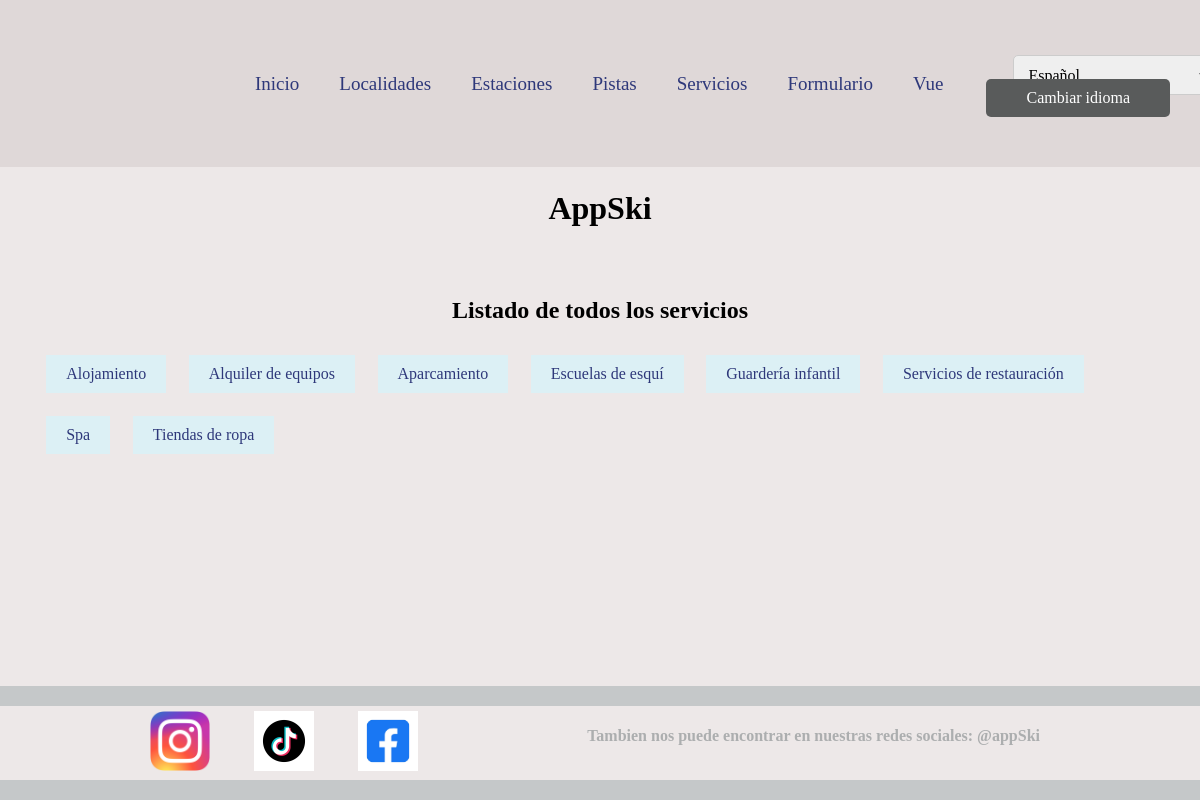
The page /todos_servicios/ on the database its author committed.
### appSki/models.py (models this page shows, shortened)
class Servicio(models.Model):
    nombre = models.CharField(_('Nombre'), max_length=50)

### appSki/views.py (the view)
# urls.py: path('todos_servicios/', views.ServiciosListView.as_view(), name='servicios_todos'),
class ServiciosListView(ListView):
    model = Servicio
    template_name = 'servicios_todos.html'
    queryset = Servicio.objects.order_by('nombre')
    context_object_name = 'servicios_unicos'
    def get_context_data(self, **kwargs):
        context = super().get_context_data(**kwargs)
        context['LANGUAGES'] = [
            ('es', _('Spanish')),
            ('en', _('English')),
        ]
        return context

### appSki/Templates/servicios_todos.html (shortened to what this page needs)
{% extends "base.html" %}
{% load static %}
{% load i18n %}
{% block contenido %}
    <h2>{% trans 'Listado de todos los servicios' %}</h2>
    {% if servicios_unicos %}
        {% for s in servicios_unicos %}
        <div class="pistas">
            <div class="textopistas">
                <a href="{% url 'servicio' pk=s.id%}">{{s.nombre}}</a>
            </div>
        </div>
        {% endfor %}
    {% else %}
        <p>{% trans 'No hay servicios creados.' %}</p>
    {% endif %}
{% endblock %}

### appSki/static/css/estilos.css (style rules this page uses)
body { font-family: Cambria, Cochin, Georgia, Times, 'Times New Roman', serif; background-color: rgb(237, 232, 232); margin: 0 auto; padding: 10px; max-width: 100%; min-height: 65vh; display: flex; justify-content: center; align-items: center; margin-top: 30px; }
h2 { font-size: 24px; text-align: center; margin-top: 20px; }
a:link, a:visited { color: rgb(46, 56, 122); }
.pistas { display: flex; flex-direction: column; float: left; align-items: center; justify-content: center; margin-left: 10px; margin-right: 10px; padding:1%; }
.textopistas { padding: 10px; background-color: rgb(220, 240, 245); text-align: center; width: 100%; }
.textopistas a { text-decoration: none; }

### rows shown on the page
Servicio: nombre "Alojamiento"
Servicio: nombre "Alquiler de equipos"
Servicio: nombre "Aparcamiento"
Servicio: nombre "Escuelas de esquí"
Servicio: nombre "Guardería infantil"
Servicio: nombre "Servicios de restauración"
Servicio: nombre "Spa"
Servicio: nombre "Tiendas de ropa"

### other values the page prints
form field language "Español"
